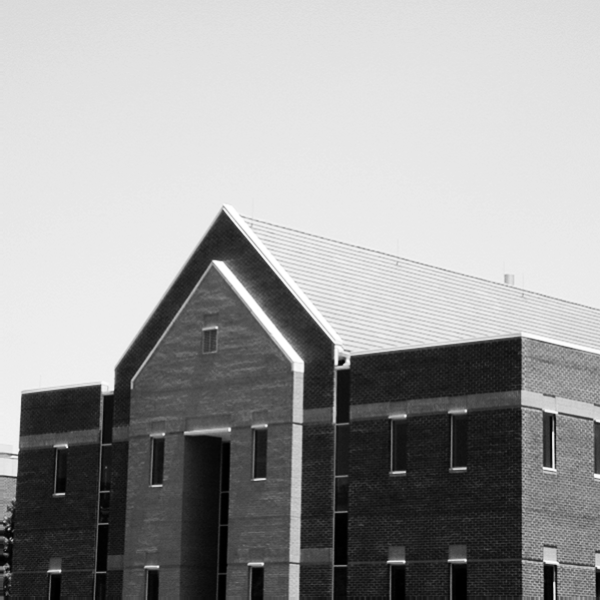
#> input picture building.tif, 600 x 600 px
$ python convolution2.py
#> lines starting #> are read from the running program, lines starting #| are printed output that depends on the picture
import cv2
import numpy as np

image = cv2.imread('building.tif', cv2.IMREAD_GRAYSCALE)
#> image is the input picture: shape (600, 600); min 0, max 255, mean 155.8
kernel = np.array([[1, 0, -1],
                   [1, 0, -1],
                   [1, 0, -1]])

result = cv2.filter2D(image, -1, kernel)
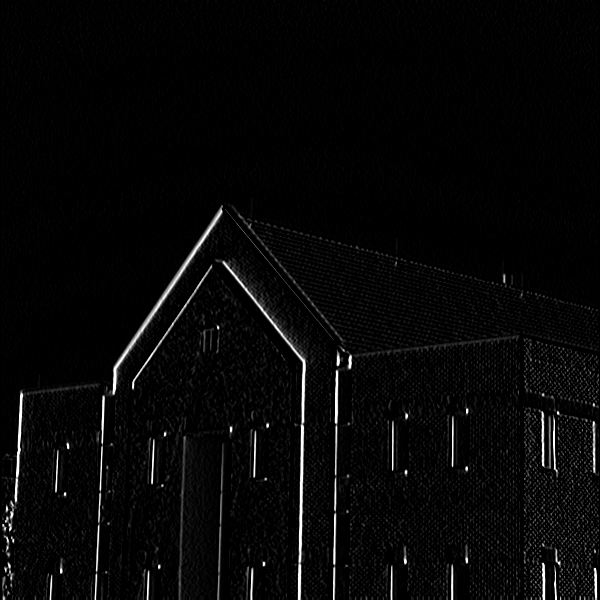
#> result: shape (600, 600); min 0, max 255, mean 7.3

cv2.imwrite('result.jpg', result)
cv2.imshow('output', result)
cv2.waitKey()
